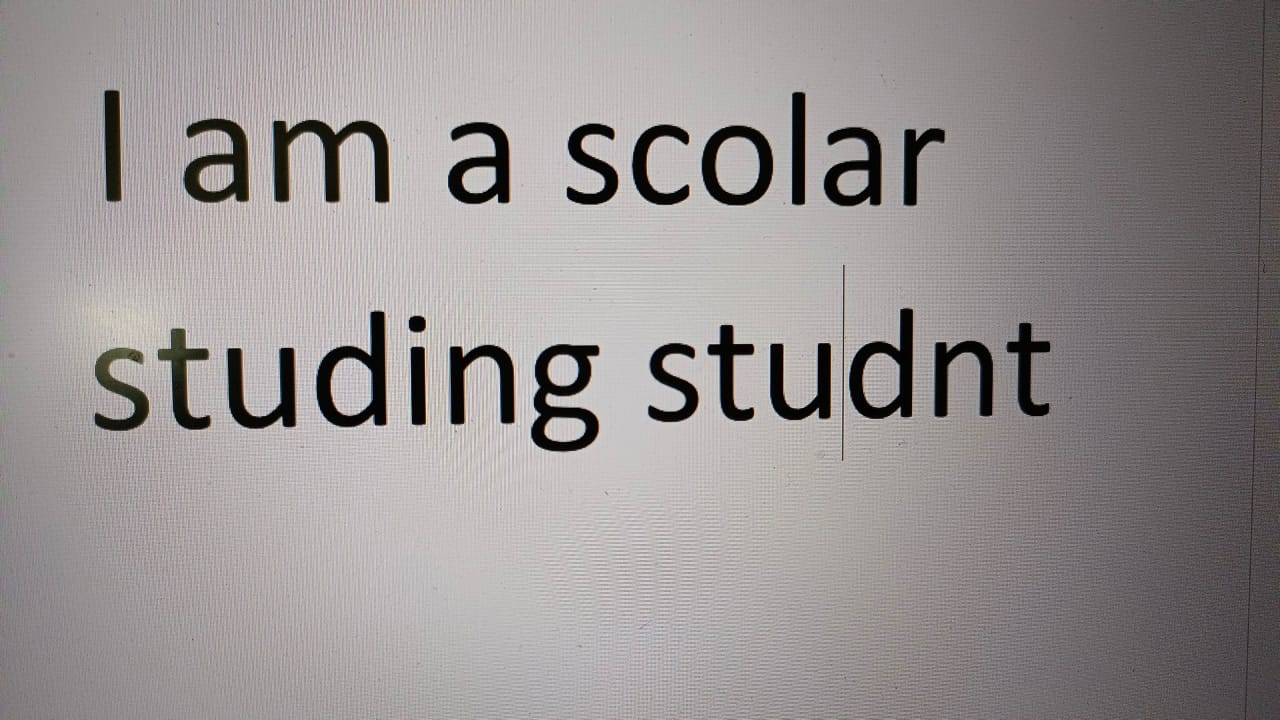
#> input picture 1.jpeg, 1280 x 720 px
$ jupyter execute --allow-errors tesseract.ipynb
#> lines starting #> are read from the running program, lines starting #| are printed output that depends on the picture; after the words box and inside, x2 and y2 are one past the last pixel; in counts of white or black regions, pixels touching at a corner belong together
# NLP-Based OCR Spelling Correction — Pipeline Exploration

This notebook walks through the complete pipeline implemented in `app.py`:

1. Image pre-processing (grayscale → denoise → adaptive threshold)
2. Tesseract OCR text extraction
3. NLTK text tokenisation
4. Language detection
5. LanguageTool language-model correction
6. Accuracy evaluation

## 1. Imports & Setup

[cell 1]
import os
import sys

import cv2
import nltk
import numpy as np
import pytesseract
import language_tool_python
from langdetect import detect, LangDetectException
from nltk.tokenize import sent_tokenize, word_tokenize
from PIL import Image
import matplotlib.pyplot as plt

nltk.download('punkt', quiet=True)
#> (this line was passed over: nltk is not available in this run)
nltk.download('punkt_tab', quiet=True)
#> (this line was passed over: nltk is not available in this run)
#> in show_pipeline, original is the input picture: PIL image 1280x720 RGB; mean R, G, B 151.4, 146.3, 146.1

# Windows path configuration
if sys.platform == 'win32':
    _win = r'C:\Program Files\Tesseract-OCR\tesseract.exe'
    if os.path.exists(_win):
        pytesseract.pytesseract.tesseract_cmd = _win

print('Setup complete.')

## 2. Image Pre-Processing Pipeline

Good OCR starts with a clean image. The three-stage pipeline below reliably improves character recognition on noisy scans and photographs of handwritten text.

[cell 2]
def preprocess_image(pil_img: Image.Image) -> Image.Image:
    """Grayscale → denoise → adaptive threshold."""
    arr = np.array(pil_img)

    # Step 1 – grayscale
    gray = cv2.cvtColor(arr, cv2.COLOR_RGB2GRAY) if arr.ndim == 3 else arr

    # Step 2 – fast non-local means denoising
    denoised = cv2.fastNlMeansDenoising(gray, h=10)

    # Step 3 – adaptive Gaussian thresholding (binarisation)
    binary = cv2.adaptiveThreshold(
        denoised, 255,
        cv2.ADAPTIVE_THRESH_GAUSSIAN_C,
        cv2.THRESH_BINARY, 11, 2,
    )
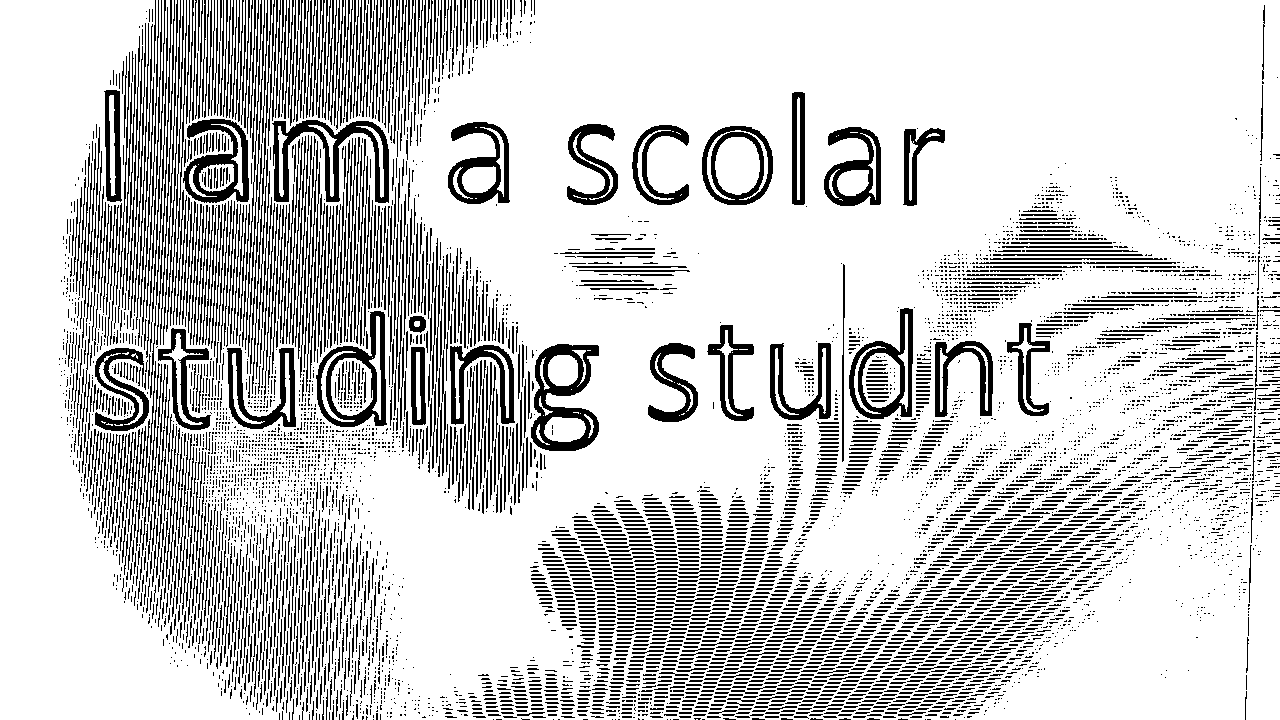
#> binary: shape (720, 1280); 79.7% white; black in thin lines or dots
    return Image.fromarray(binary)


def show_pipeline(image_path: str):
    """Visualise each pre-processing stage."""
    original = Image.open(image_path)
    processed = preprocess_image(original)

    fig, axes = plt.subplots(1, 2, figsize=(12, 5))
    axes[0].imshow(original, cmap='gray')
    axes[0].set_title('Original')
    axes[0].axis('off')
    axes[1].imshow(processed, cmap='gray')
    axes[1].set_title('Pre-processed (ready for OCR)')
    axes[1].axis('off')
    plt.tight_layout()
    plt.show()
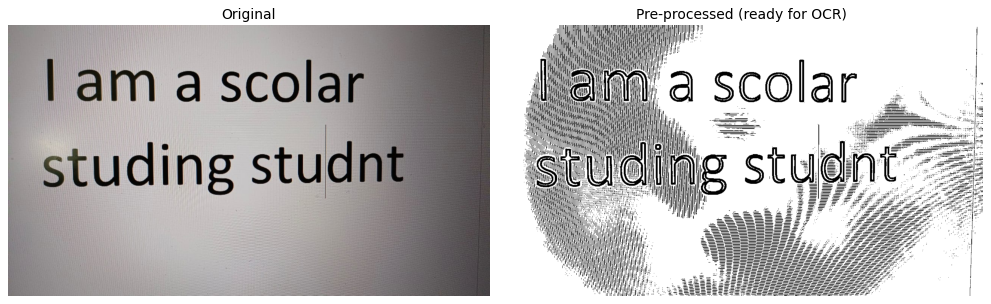
#> figure drawn by matplotlib, 2 panels


# Visualise with one of the sample images
show_pipeline('1.jpeg')

## 3. Tesseract OCR Extraction

`--oem 1` selects the LSTM neural-network engine; `--psm 3` lets Tesseract auto-detect page layout.

[cell 3]
OCR_CONFIG = '--oem 1 --psm 3'

def run_ocr(image_path: str) -> str:
    img = Image.open(image_path)
    preprocessed = preprocess_image(img)
    return pytesseract.image_to_string(preprocessed, config=OCR_CONFIG)


#> (the rest of this cell did not finish here and is left out)

## 4. NLP Tokenisation with NLTK

Raw OCR output often contains irregular whitespace and broken sentences. NLTK's tokenisers normalise the text before it reaches the language model.

[cell 4]
def tokenize(text: str) -> str:
    """Sentence-segment and word-tokenize, then rejoin cleanly."""
    sentences = sent_tokenize(text)
    return '\n'.join(' '.join(word_tokenize(s)) for s in sentences)


#> (the rest of this cell did not finish here and is left out)

## 5. Language Detection

`langdetect` identifies the dominant language so the correct LanguageTool model is loaded, enabling multilingual document support.

[cell 5]
LANGUAGE_MAP = {
    'en': 'en-US',
    'fr': 'fr',
    'de': 'de-DE',
    'es': 'es',
    'pt': 'pt-PT',
}
DEFAULT_LANG = 'en-US'

def detect_language(text: str) -> str:
    try:
        code = detect(text)
        return LANGUAGE_MAP.get(code, DEFAULT_LANG)
    except LangDetectException:
        return DEFAULT_LANG


#> (the rest of this cell did not finish here and is left out)

## 6. Language-Model Correction with LanguageTool

LanguageTool applies over 5 000 grammar and spelling rules, acting as the language-model layer that cleans up Tesseract's noisy output.

[cell 6]
def apply_language_model(text: str, lang_code: str = DEFAULT_LANG) -> str:
    tool = language_tool_python.LanguageTool(lang_code)
    try:
        return tool.correct(text)
    finally:
        tool.close()


#> (the rest of this cell did not finish here and is left out)

## 7. Accuracy Evaluation

Character-level accuracy is calculated by comparing the corrected output against a ground-truth reference. We use normalised edit distance (Levenshtein).

[cell 7]
def edit_distance(s1: str, s2: str) -> int:
    """Standard dynamic-programming edit distance."""
#> called with s1 = 'Welcame too procet', s2 = 'Welcome to project'
    m, n = len(s1), len(s2)
    dp = list(range(n + 1))
    for i in range(1, m + 1):
        prev, dp[0] = dp[0], i
        for j in range(1, n + 1):
            prev, dp[j] = dp[j], (
                prev if s1[i - 1] == s2[j - 1]
                else 1 + min(prev, dp[j], dp[j - 1])
            )
    return dp[n]


def character_accuracy(hypothesis: str, reference: str) -> float:
    if not reference:
        return 0.0
    dist = edit_distance(hypothesis, reference)
    return max(0.0, 1.0 - dist / len(reference))


# Example comparison with a known ground-truth string
ground_truth = 'Welcome to project'   # replace with actual reference
raw_sample   = 'Welcame too procet'
corrected_sample = 'Welcome to project'

acc_before = character_accuracy(raw_sample, ground_truth)
acc_after  = character_accuracy(corrected_sample, ground_truth)
improvement = (
    (acc_after - acc_before) / acc_before * 100
    if acc_before > 0 else float('inf')
)

print(f'Accuracy before correction : {acc_before:.1%}')
print(f'Accuracy after  correction : {acc_after:.1%}')
print(f'Relative improvement       : {improvement:.0f} %')

$ run again, with 2.jpeg copied over 1.jpeg
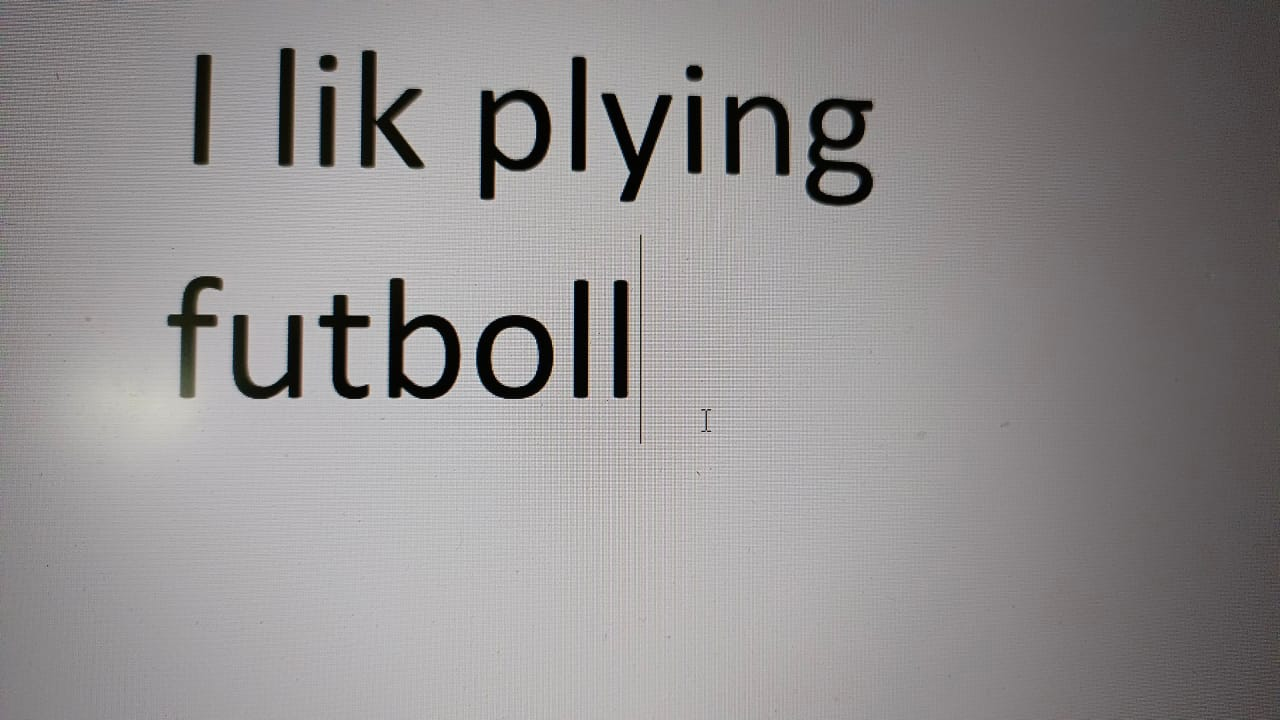
#> input picture 2.jpeg, 1280 x 720 px
#> in show_pipeline, original is the input picture: PIL image 1280x720 RGB; mean R, G, B 145.9, 143.1, 143.4
#> in preprocess_image, `binary = cv2.adaptiveThreshold( denoised, 255, cv2.ADAPTIVE_THRESH_GAU..`:
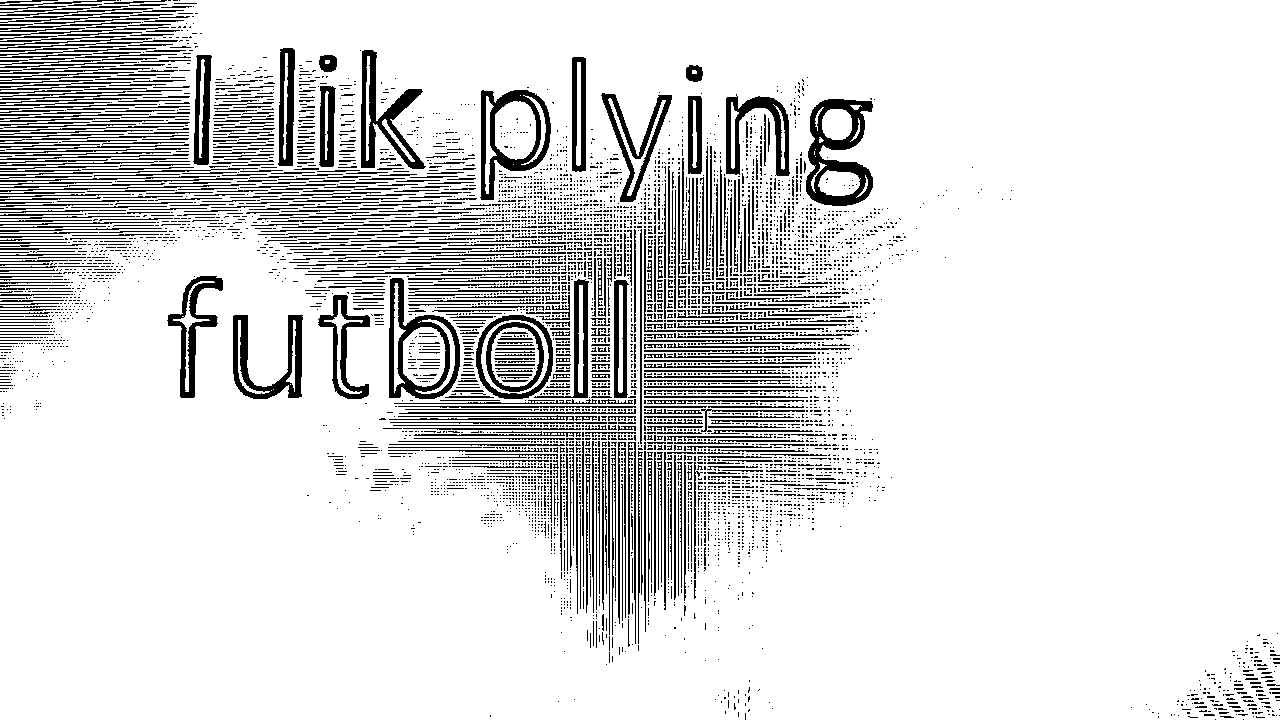
#> binary: shape (720, 1280); 86.9% white; 5744 black regions (4948 under 20 px), largest, box (x1, y1, x2, y2) and area: (806, 99, 873, 206) 3281, (389, 278, 460, 399) 2727, (480, 90, 551, 200) 2609
#> in show_pipeline, `plt.show()`:
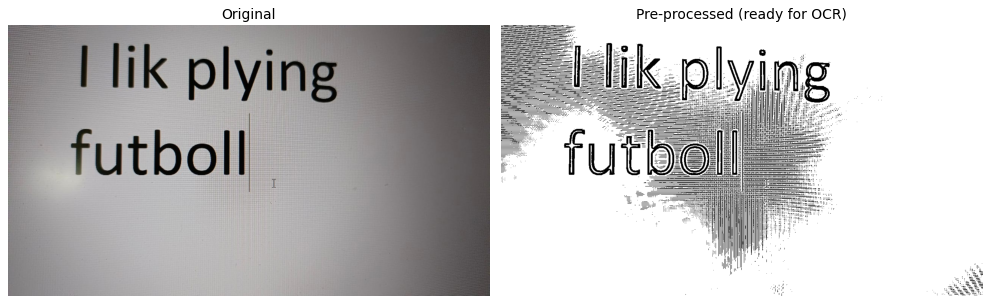
#> figure drawn by matplotlib, 2 panels

$ run again, with 3.jpeg copied over 1.jpeg
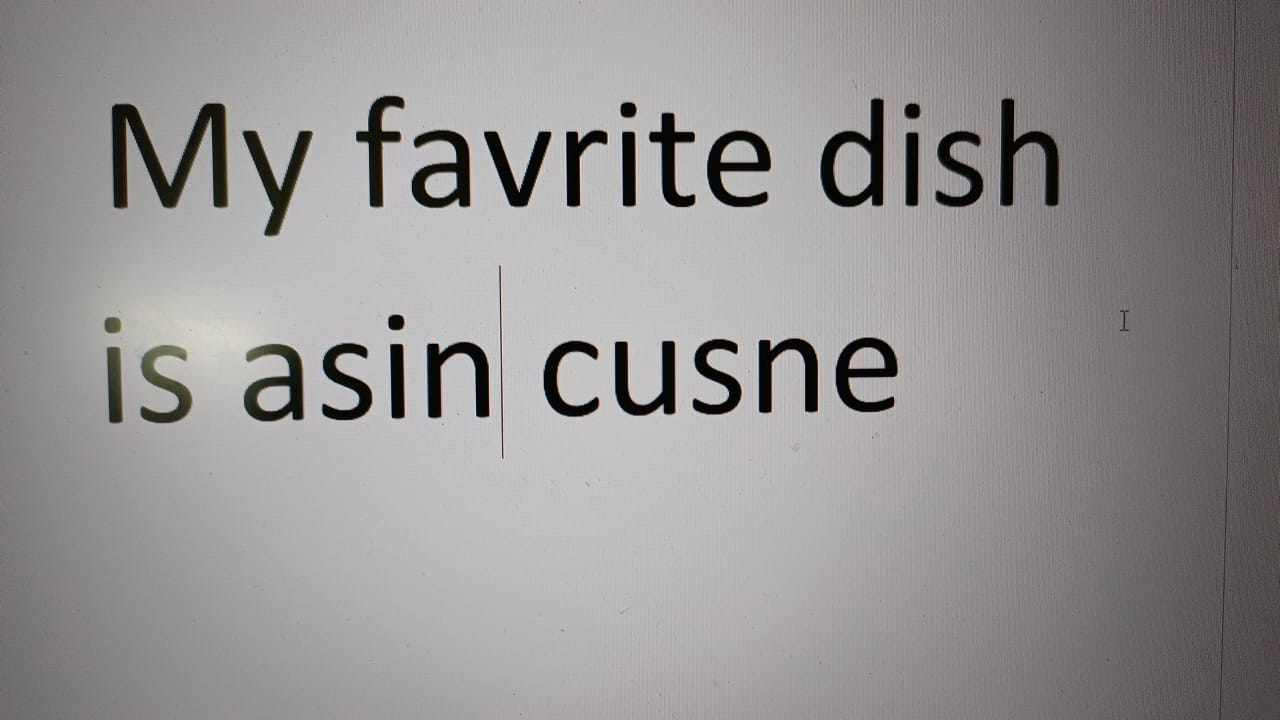
#> input picture 3.jpeg, 1280 x 720 px
#> in show_pipeline, original is the input picture: PIL image 1280x720 RGB; mean R, G, B 149.9, 147.1, 147.5
#> in preprocess_image, `binary = cv2.adaptiveThreshold( denoised, 255, cv2.ADAPTIVE_THRESH_GAU..`:
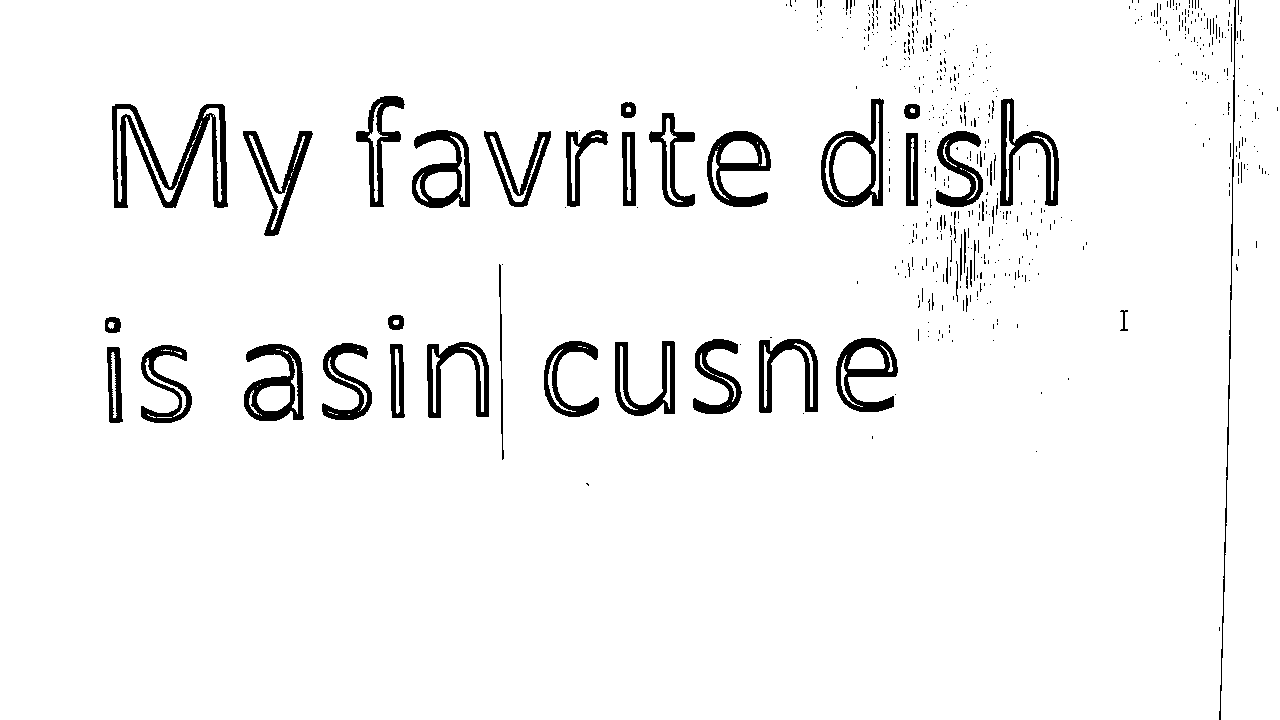
#> binary: shape (720, 1280); 95.1% white; 567 black regions (512 under 20 px), largest, box (x1, y1, x2, y2) and area: (112, 104, 228, 208) 4152, (821, 98, 884, 207) 2280, (244, 344, 304, 421) 2150
#> in show_pipeline, `plt.show()`:
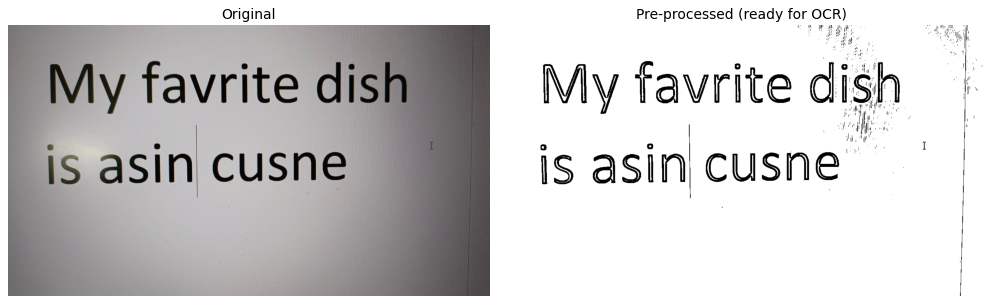
#> figure drawn by matplotlib, 2 panels
